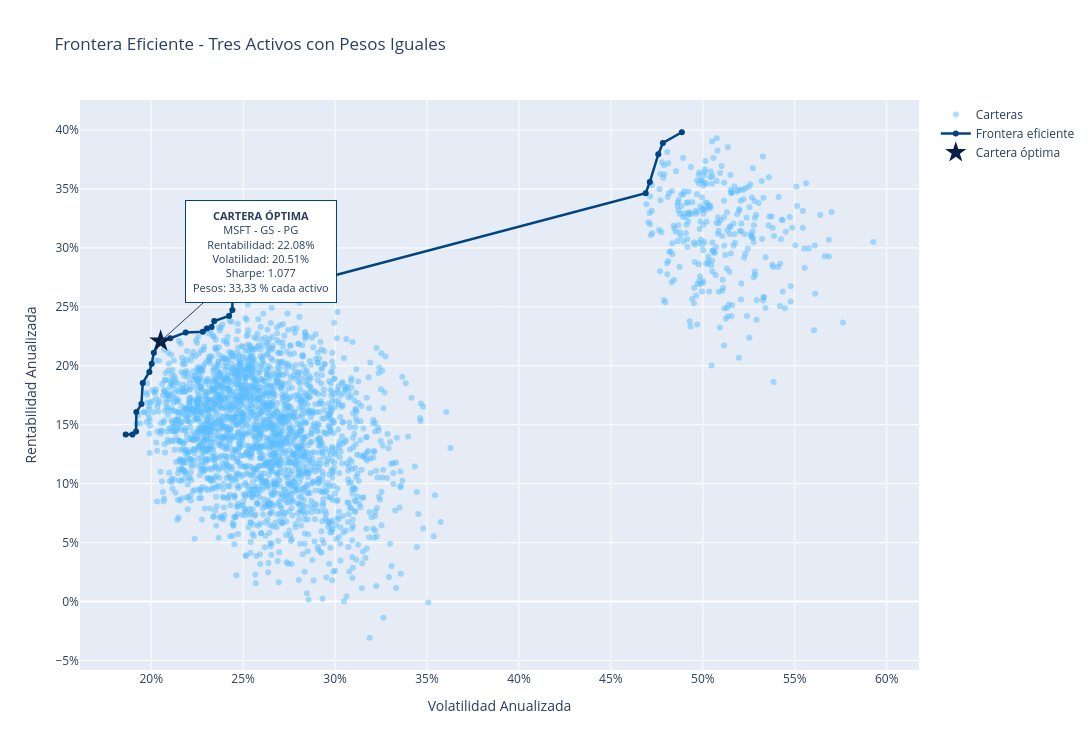

The notebook cell this image was saved under:
### Code cell
# Frontera eficiente: tres activos con inversión a partes iguales

resultados = []

for trio in combinations(retornos.columns, 3):
    t = list(trio)
    pesos = np.array([1/3, 1/3, 1/3])

    rent = np.dot(r_anual[t], pesos)
    cov = cov_anual.loc[t, t].values
    vol = np.sqrt(pesos @ cov @ pesos)

    resultados.append({
        "Trio": " - ".join(t),
        "Rent": rent,
        "Vol": vol,
        "Sharpe": rent / vol,
        "Pesos": pesos
    })

df_carteras_iguales = pd.DataFrame(resultados)

# Cartera óptima
mejor_igual = df_carteras_iguales.loc[
    df_carteras_iguales["Sharpe"].idxmax()
]

# Frontera eficiente
orden = df_carteras_iguales.sort_values(
    ["Vol", "Rent"], ascending=[True, False]
)

df_frontera_igual = orden[
    orden["Rent"] > orden["Rent"].cummax().shift(fill_value=-np.inf) + 1e-8
]

# Etiqueta de la cartera óptima
etiqueta = (
    f"<b>CARTERA ÓPTIMA</b><br>{mejor_igual['Trio']}<br>"
    f"Rentabilidad: {mejor_igual['Rent']:.2%}<br>"
    f"Volatilidad: {mejor_igual['Vol']:.2%}<br>"
    f"Sharpe: {mejor_igual['Sharpe']:.3f}<br>"
    f"Pesos: 33,33 % cada activo"
)

# Gráfico
fig = go.Figure()

fig.add_trace(go.Scatter(
    x=df_carteras_iguales["Vol"], y=df_carteras_iguales["Rent"],
    mode="markers", name="Carteras",
    marker=dict(color=paleta_bbva["azul_celeste_aqua"], size=6, opacity=0.5)
))

fig.add_trace(go.Scatter(
    x=df_frontera_igual["Vol"], y=df_frontera_igual["Rent"],
    mode="lines+markers", name="Frontera eficiente",
    line=dict(color=paleta_bbva["azul_logotipo"], width=2.5)
))

fig.add_trace(go.Scatter(
    x=[mejor_igual["Vol"]], y=[mejor_igual["Rent"]],
    mode="markers", name="Cartera óptima",
    marker=dict(color=paleta_bbva["azul_oscuro_digital"], size=17, symbol="star")
))

fig.add_annotation(
    x=mejor_igual["Vol"], y=mejor_igual["Rent"], text=etiqueta,
    showarrow=True, ax=100, ay=-90,
    bgcolor="white", bordercolor=paleta_bbva["azul_logotipo"],
    borderpad=7, font=dict(size=11)
)

fig.update_layout(
    title="Frontera Eficiente - Tres Activos con Pesos Iguales",
    xaxis_title="Volatilidad Anualizada",
    yaxis_title="Rentabilidad Anualizada",
    xaxis_tickformat=".0%", yaxis_tickformat=".0%",
    width=1100, height=750
)

fig.show()

# Resultados
print("CARTERA ÓPTIMA")
print("-----------------------------")
print("Activos:", mejor_igual["Trio"])
print(f"Rentabilidad: {mejor_igual['Rent']:.2%}")
print(f"Volatilidad: {mejor_igual['Vol']:.2%}")
print(f"Sharpe: {mejor_igual['Sharpe']:.3f}")
print(f"\nTotal de carteras analizadas: {len(df_carteras_iguales):,}")

### Figure 1 — Plotly figure (JSON) as saved in the notebook; plotly's stock layout.template omitted (floating-point values rounded to 4 significant figures; data arrays with more than 128 entries replaced by an {"elided": "..."} marker saying what was removed)
{"data": [{"marker": {"color": "#5BBEFF", "opacity": 0.5, "size": 6}, "mode": "markers", "name": "Carteras", "type": "scatter", "x": {"elided": "2600 float values"}, "y": {"elided": "2600 float values"}}, {"line": {"color": "#004481", "width": 2.5}, "mode": "lines+markers", "name": "Frontera eficiente", "type": "scatter", "x": [0.1861, 0.1898, 0.1918, 0.1919, 0.1947, 0.1954, 0.199, 0.2003, 0.2014, 0.2051, 0.2104, 0.2187, 0.2281, 0.2303, 0.2328, 0.2343, 0.2423, 0.2441, 0.2442, 0.2613, 0.4689, 0.4712, 0.4758, 0.4783, 0.4886], "y": [0.1417, 0.1418, 0.1442, 0.1607, 0.1675, 0.1855, 0.1948, 0.2018, 0.2112, 0.2208, 0.2233, 0.2283, 0.2289, 0.2316, 0.2329, 0.238, 0.2422, 0.2473, 0.257, 0.261, 0.3463, 0.356, 0.3793, 0.389, 0.3981]}, {"marker": {"color": "#072146", "size": 17, "symbol": "star"}, "mode": "markers", "name": "Cartera óptima", "type": "scatter", "x": [0.2051], "y": [0.2208]}], "layout": {"annotations": [{"ax": 100, "ay": -90, "bgcolor": "white", "bordercolor": "#004481", "borderpad": 7, "font": {"size": 11}, "showarrow": true, "text": "<b>CARTERA ÓPTIMA</b><br>MSFT - GS - PG<br>Rentabilidad: 22.08%<br>Volatilidad: 20.51%<br>Sharpe: 1.077<br>Pesos: 33,33 % cada activo", "x": 0.2051, "y": 0.2208}], "height": 750, "title": {"text": "Frontera Eficiente - Tres Activos con Pesos Iguales"}, "width": 1100, "xaxis": {"tickformat": ".0%", "title": {"text": "Volatilidad Anualizada"}}, "yaxis": {"tickformat": ".0%", "title": {"text": "Rentabilidad Anualizada"}}}}
